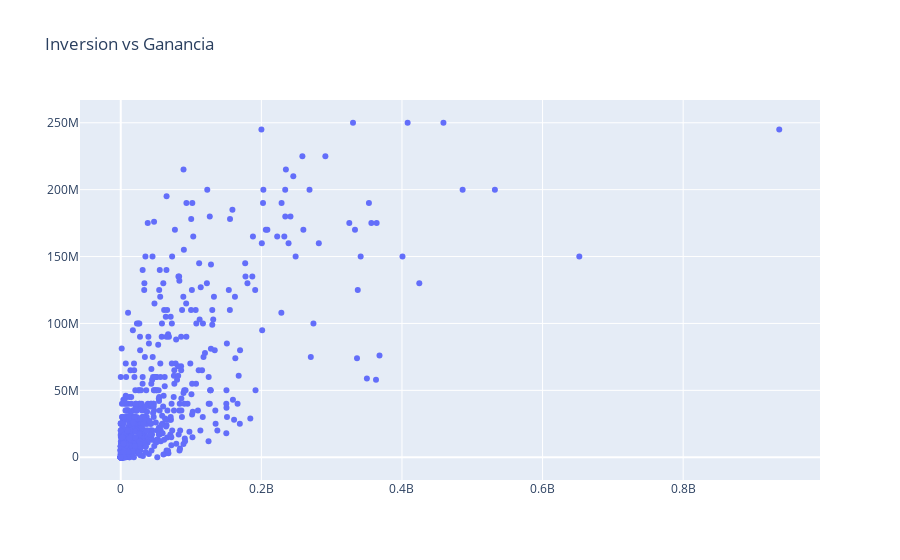

The notebook cell saved with this chart:
### Markdown cell above
# Inversion vs Ganancia

### Code cell
import plotly.graph_objs as go
from plotly.offline import iplot
trace = go.Scatter(x=datos['gross'].values,

                    y=datos['budget'].values,

                    text=datos['name'].values,

                    mode='markers') 
 
layout = go.Layout(title="Inversion vs Ganancia ")
 
fig = go.Figure(data=trace, layout=layout)

iplot(fig)

### Figure 1 — Plotly figure (JSON) as saved in the notebook; plotly's stock layout.template omitted (floating-point values rounded to 4 significant figures; data arrays with more than 128 entries replaced by an {"elided": "..."} marker saying what was removed)
{"data": [{"mode": "markers", "text": {"elided": "723 mixed values"}, "type": "scatter", "x": {"elided": "723 int values"}, "y": {"elided": "723 int values"}}], "layout": {"title": {"text": "Inversion vs Ganancia "}}}
